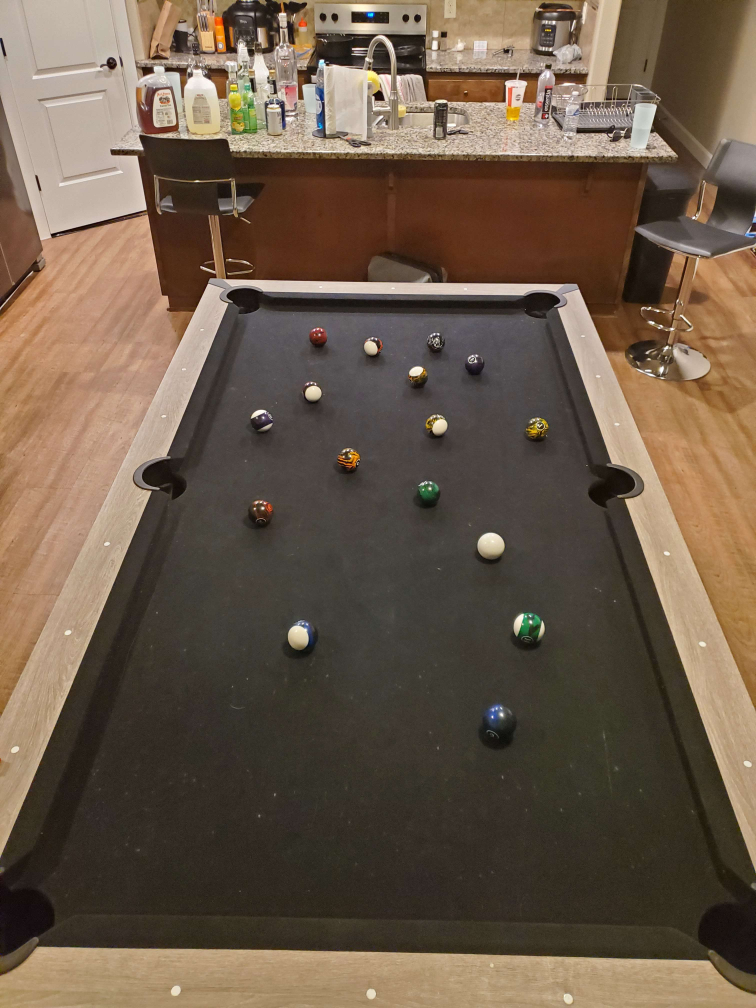
#> input picture 20250615_003443.jpg, 3024 x 4032 px (shown at 1/4 size)
$ python hsvtune.py
#> lines starting #> are read from the running program, lines starting #| are printed output that depends on the picture; after the words box and inside, x2 and y2 are one past the last pixel; in counts of white or black regions, pixels touching at a corner belong together
#> the answer given: 1
#> in create_hsv_tuner, img is the input picture: shape (4032, 3024, 3); mean B, G, R 73.6, 90.2, 107.5
import cv2
import numpy as np

def scaled_imshow(image, scale=1.0, window_name='Image', waitkey=10):
    """
    Display an image in a window with scaling.

    :param image: The image to display.
    :param scale: Scaling factor for the image.
    :param window_name: Name of the window where the image will be displayed.
    """
    if scale <= 0:
        raise ValueError("Scale must be a positive number.")

    # Resize the image
    height, width = image.shape[:2]
    new_size = (int(width * scale), int(height * scale))
    resized_image = cv2.resize(image, new_size)

    # Show the resized image
    cv2.imshow(window_name, resized_image)
    cv2.waitKey(waitkey)
def preprocess_image_for_lighting(img):
    """
    Apply various lighting correction techniques
    """
    # Method 1: Histogram Equalization
    lab = cv2.cvtColor(img, cv2.COLOR_BGR2LAB)
#> lab: shape (4032, 3024, 3); mean of channels 0, 1, 2 98.5, 132.6, 140.2
    lab[:,:,0] = cv2.equalizeHist(lab[:,:,0])  # Equalize L channel
#> lab: shape (4032, 3024, 3); mean of channels 0, 1, 2 128.6, 132.6, 140.2
    equalized = cv2.cvtColor(lab, cv2.COLOR_LAB2BGR)
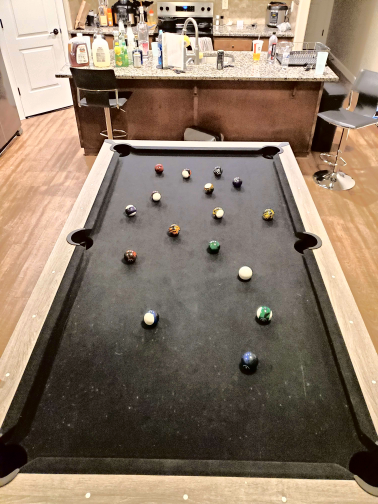
#> equalized: shape (4032, 3024, 3) (shown at 1/8 size); mean B, G, R 102.9, 120.4, 138.8

    # Method 2: CLAHE (Contrast Limited Adaptive Histogram Equalization)
    lab = cv2.cvtColor(img, cv2.COLOR_BGR2LAB)
    clahe = cv2.createCLAHE(clipLimit=2.0, tileGridSize=(16,16))
    lab[:,:,0] = clahe.apply(lab[:,:,0])
#> lab: shape (4032, 3024, 3); mean of channels 0, 1, 2 107.4, 132.6, 140.2
    clahe_result = cv2.cvtColor(lab, cv2.COLOR_LAB2BGR)
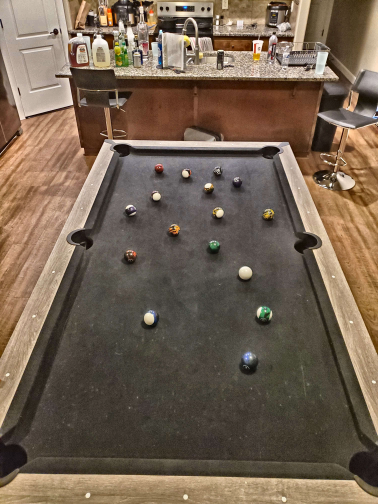
#> clahe_result: shape (4032, 3024, 3) (shown at 1/8 size); mean B, G, R 81.4, 98.3, 115.7

    # Method 3: Gaussian blur to reduce local variations
    blurred = cv2.GaussianBlur(img, (5, 5), 0)

    return equalized, clahe_result, blurred

def create_hsv_tuner(image_path):
    """
    Interactive HSV tuner with trackbars to find the perfect color range
    """
    # Load image
    img = cv2.imread(image_path)
    equalized, clahe_result, blurred = preprocess_image_for_lighting(img)
    img = clahe_result  # Use the CLAHE result for better lighting correction
    hsv = cv2.cvtColor(img, cv2.COLOR_BGR2HSV)
#> hsv: shape (4032, 3024, 3); mean H, S, V 21.3, 78.7, 115.9

    # Create window and trackbars
    cv2.namedWindow('HSV Tuner')
    cv2.namedWindow('Original')
    cv2.namedWindow('Mask')

    # Create trackbars for HSV ranges
    # Hue: 0-179 (OpenCV uses 0-179 instead of 0-359)
    cv2.createTrackbar('H Min', 'HSV Tuner', 40, 179, lambda x: None)
    cv2.createTrackbar('H Max', 'HSV Tuner', 80, 179, lambda x: None)

    # Saturation: 0-255
    cv2.createTrackbar('S Min', 'HSV Tuner', 20, 255, lambda x: None)
    cv2.createTrackbar('S Max', 'HSV Tuner', 255, 255, lambda x: None)

    # Value: 0-255
    cv2.createTrackbar('V Min', 'HSV Tuner', 20, 255, lambda x: None)
    cv2.createTrackbar('V Max', 'HSV Tuner', 100, 255, lambda x: None)

    print("HSV Color Tuning Guide:")
    print("=" * 50)
    print("HUE (H): Controls the color type")
    print("  0-10: Red")
    print("  10-25: Orange")
    print("  25-35: Yellow")
    print("  35-85: Green")
    print("  85-125: Blue")
    print("  125-165: Purple/Violet")
    print("  165-179: Pink/Magenta")
    print()
    print("SATURATION (S): Controls color intensity")
    print("  0: Grayscale (no color)")
    print("  255: Fully saturated (vivid color)")
    print()
    print("VALUE (V): Controls brightness")
    print("  0: Black")
    print("  255: Bright")
    print()
    print("Press 'q' to quit and print final values")
    print("Press 'r' to reset to defaults")

    while True:
        # Get trackbar values
        h_min = cv2.getTrackbarPos('H Min', 'HSV Tuner')
        h_max = cv2.getTrackbarPos('H Max', 'HSV Tuner')
        s_min = cv2.getTrackbarPos('S Min', 'HSV Tuner')
        s_max = cv2.getTrackbarPos('S Max', 'HSV Tuner')
        v_min = cv2.getTrackbarPos('V Min', 'HSV Tuner')
        v_max = cv2.getTrackbarPos('V Max', 'HSV Tuner')

        # Create HSV range
        lower = np.array([h_min, s_min, v_min])
        upper = np.array([h_max, s_max, v_max])

        # Create mask
        mask = cv2.inRange(hsv, lower, upper)
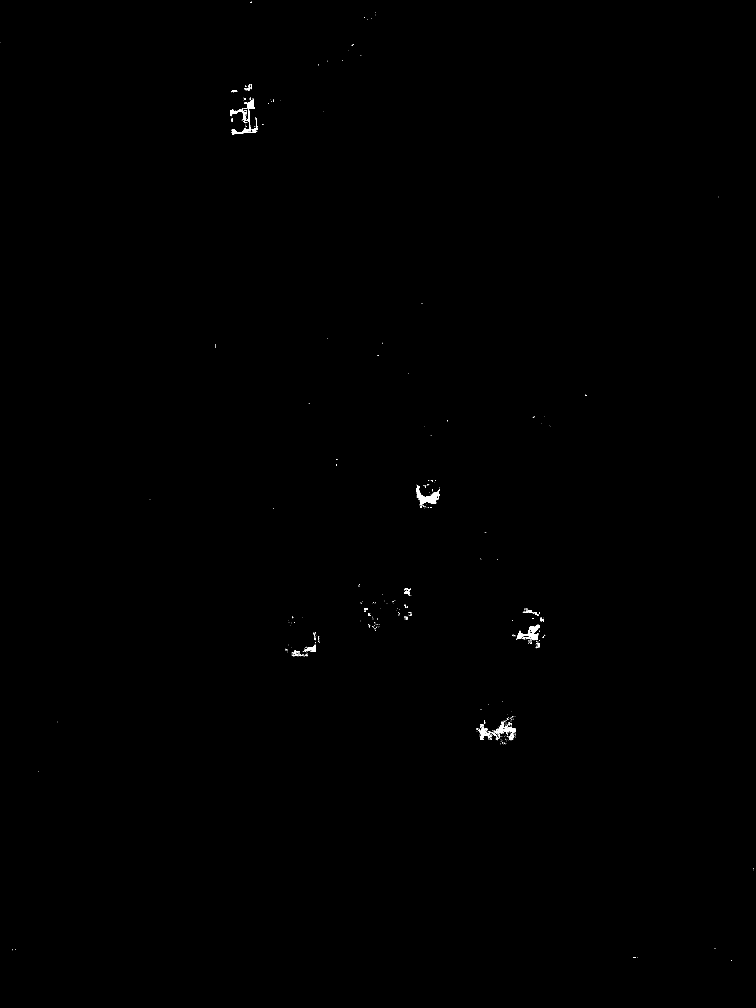
#> mask: shape (4032, 3024) (shown at 1/4 size); 0.11% white; 664 white regions (612 under 20 px), largest, box (x1, y1, x2, y2) and area: (1666, 1942, 1760, 2021) 2712, (2069, 2499, 2160, 2561) 2060, (927, 396, 1029, 538) 2032

        # Apply morphological operations to clean up
        kernel = np.ones((3,3), np.uint8)
        mask_clean = cv2.morphologyEx(mask, cv2.MORPH_OPEN, kernel)
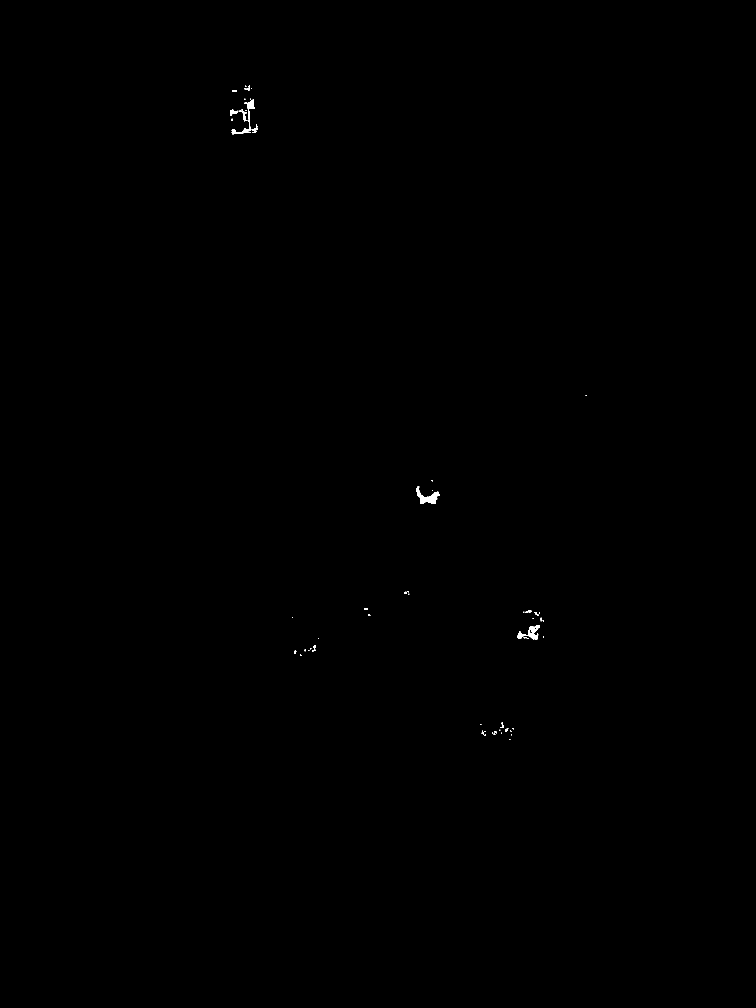
#> mask_clean: shape (4032, 3024) (shown at 1/4 size); 0.08% white; 73 white regions (37 under 20 px), largest, box (x1, y1, x2, y2) and area: (1666, 1946, 1759, 2016) 2522, (2070, 2500, 2159, 2559) 1948, (927, 506, 1005, 537) 839
        mask_clean = cv2.morphologyEx(mask_clean, cv2.MORPH_CLOSE, kernel)
#> mask_clean: shape (4032, 3024); 0.08% white; 61 white regions (28 under 20 px), largest, box (x1, y1, x2, y2) and area: (1666, 1946, 1759, 2016) 2566, (2070, 2500, 2159, 2559) 1970, (927, 398, 1020, 537) 1921

        # Show results
        scaled_imshow(img, scale=0.25, window_name='Original', waitkey=1)
#> in scaled_imshow, `resized_image = cv2.resize(image, new_size)`:
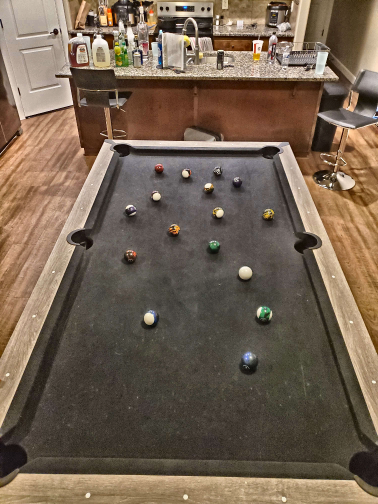
#> resized_image: shape (1008, 756, 3) (shown at 1/2 size); mean B, G, R 81.5, 98.4, 115.8
        scaled_imshow(mask_clean, scale=0.25, window_name='Mask', waitkey=1)
#> call 2 of scaled_imshow, with scale = 0.25, window_name = 'Mask', waitkey = 1
#> in scaled_imshow (call 2), `resized_image = cv2.resize(image, new_size)`:
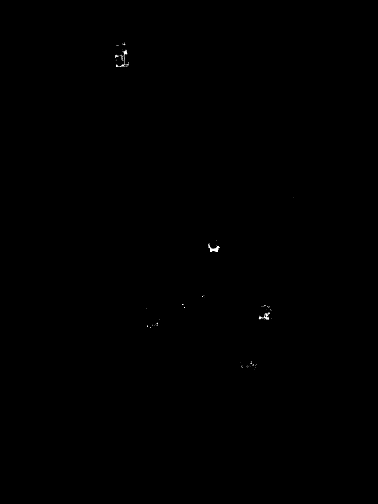
#> resized_image: shape (1008, 756) (shown at 1/2 size); min 0, max 255, mean 0.2

        # Show current values on the tuner window
        tuner_img = np.zeros((200, 400, 3), dtype=np.uint8)
        cv2.putText(tuner_img, f'H: {h_min}-{h_max}', (10, 30), cv2.FONT_HERSHEY_SIMPLEX, 0.6, (255,255,255), 1)
        cv2.putText(tuner_img, f'S: {s_min}-{s_max}', (10, 60), cv2.FONT_HERSHEY_SIMPLEX, 0.6, (255,255,255), 1)
        cv2.putText(tuner_img, f'V: {v_min}-{v_max}', (10, 90), cv2.FONT_HERSHEY_SIMPLEX, 0.6, (255,255,255), 1)
        cv2.putText(tuner_img, 'Press q to quit', (10, 130), cv2.FONT_HERSHEY_SIMPLEX, 0.5, (0,255,0), 1)
        cv2.putText(tuner_img, 'Press r to reset', (10, 150), cv2.FONT_HERSHEY_SIMPLEX, 0.5, (0,255,0), 1)
        cv2.imshow('HSV Tuner', tuner_img)
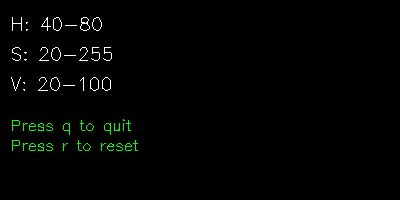
#> window 'HSV Tuner': shape (200, 400, 3); mean B, G, R 1.9, 3.4, 1.9

        key = cv2.waitKey(1) & 0xFF
#> (key q is pressed here)
        if key == ord('q'):
            print(f"\nFinal HSV Range:")
            print(f"lower_bound = np.array([{h_min}, {s_min}, {v_min}])")
            print(f"upper_bound = np.array([{h_max}, {s_max}, {v_max}])")
            break
        elif key == ord('r'):
            # Reset to defaults
            cv2.setTrackbarPos('H Min', 'HSV Tuner', 40)
            cv2.setTrackbarPos('H Max', 'HSV Tuner', 80)
            cv2.setTrackbarPos('S Min', 'HSV Tuner', 20)
            cv2.setTrackbarPos('S Max', 'HSV Tuner', 255)
            cv2.setTrackbarPos('V Min', 'HSV Tuner', 20)
            cv2.setTrackbarPos('V Max', 'HSV Tuner', 100)

    cv2.destroyAllWindows()

# [47 lines left out: function analyze_color_pixels, not called in this run]

# Usage examples
if __name__ == "__main__":
    image_path = '20250615_003443.jpg'  # Replace with your image path

    print("Choose tuning method:")
    print("1. Interactive HSV tuner with trackbars")
    print("2. Click analysis to sample HSV values")

    choice = input("Enter choice (1 or 2): ")

    if choice == "1":
        create_hsv_tuner(image_path)
    elif choice == "2":
        analyze_color_pixels(image_path)
    else:
        print("Invalid choice")

$ run again, with 20250615_003453.jpg copied over 20250615_003443.jpg
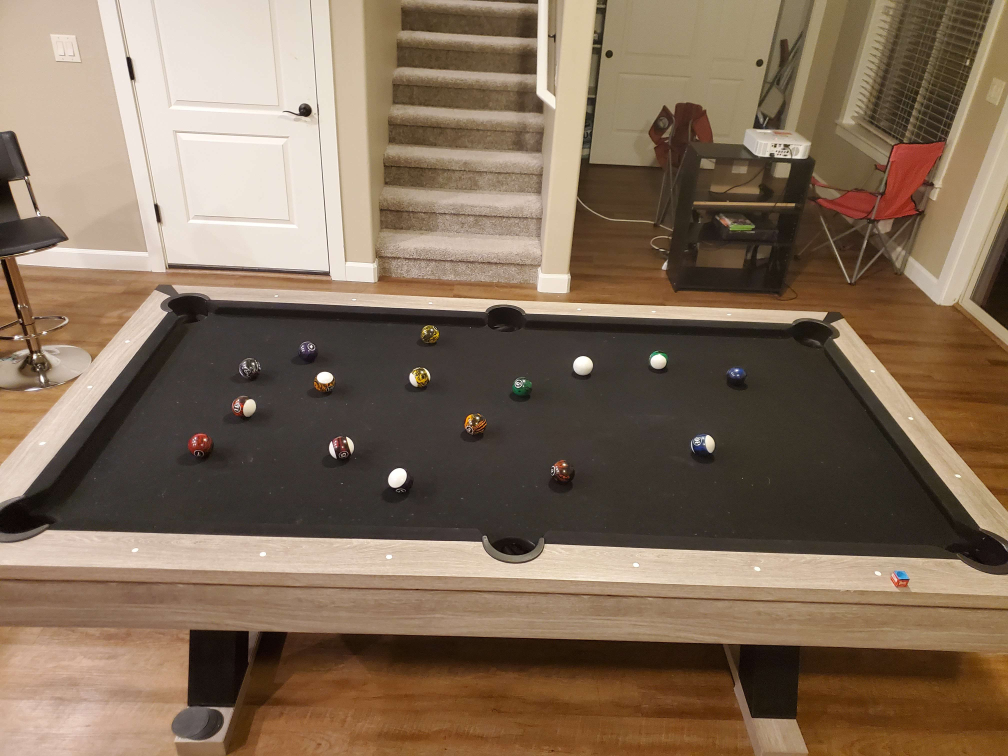
#> input picture 20250615_003453.jpg, 4032 x 3024 px (shown at 1/4 size)
#> in create_hsv_tuner, img is the input picture: shape (3024, 4032, 3); mean B, G, R 89.4, 109.2, 129.6
#> in preprocess_image_for_lighting, `equalized = cv2.cvtColor(lab, cv2.COLOR_LAB2BGR)`:
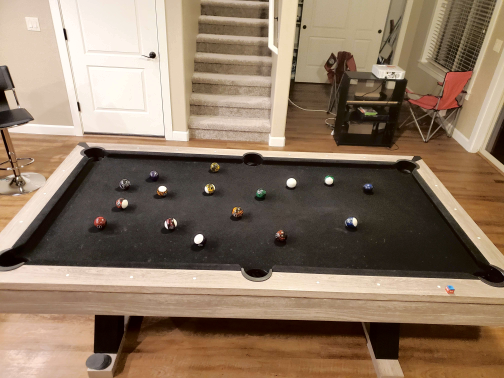
#> equalized: shape (3024, 4032, 3) (shown at 1/8 size); mean B, G, R 99.4, 119.5, 140.7
#> hsv: shape (3024, 4032, 3); mean H, S, V 15.2, 83.6, 137.7
#> mask: shape (3024, 4032); 0.02% white; 149 white regions (135 under 20 px), largest, box (x1, y1, x2, y2) and area: (2047, 1545, 2128, 1595) 1396, (2635, 1404, 2669, 1420) 95, (2666, 1439, 2674, 1460) 86
#> in scaled_imshow, `resized_image = cv2.resize(image, new_size)`:
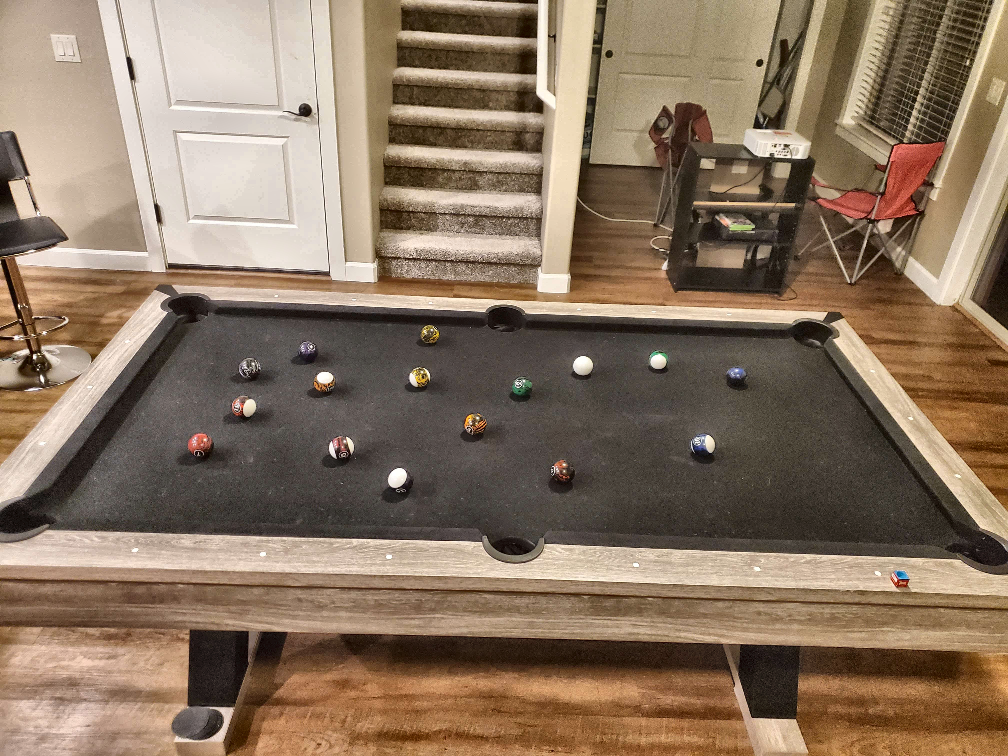
#> resized_image: shape (756, 1008, 3); mean B, G, R 96.8, 116.8, 137.8
#> resized_image: shape (756, 1008)

$ run again, with 20250615_003515.jpg copied over 20250615_003443.jpg
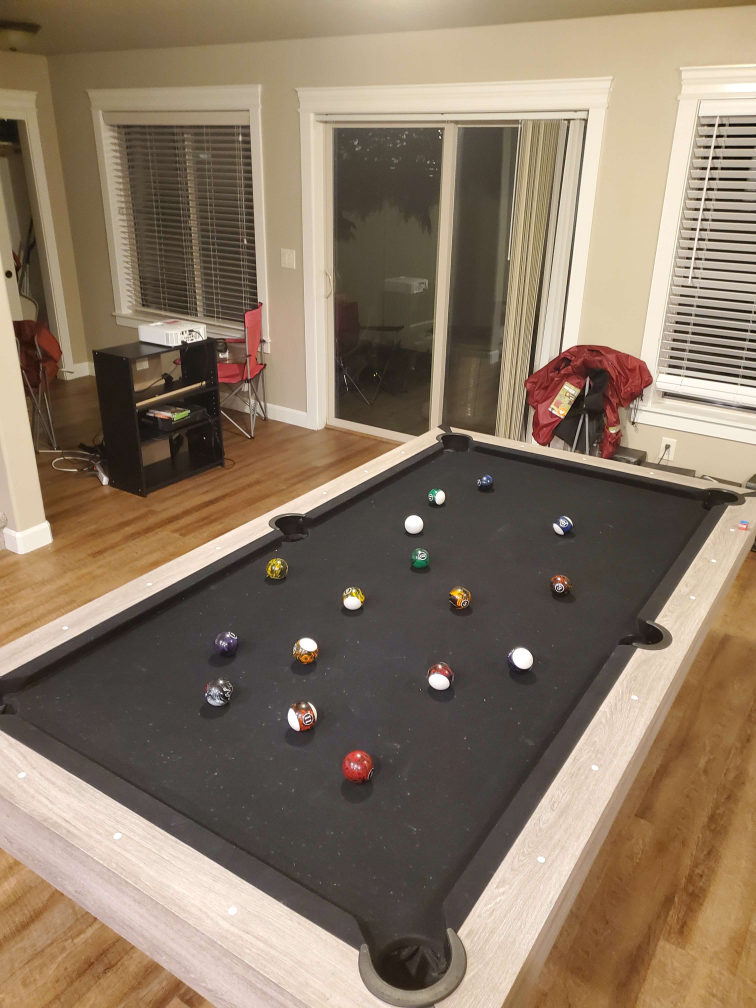
#> input picture 20250615_003515.jpg, 3024 x 4032 px (shown at 1/4 size)
#> in create_hsv_tuner, img is the input picture: shape (4032, 3024, 3); mean B, G, R 100, 119.3, 137.1
#> in preprocess_image_for_lighting, `equalized = cv2.cvtColor(lab, cv2.COLOR_LAB2BGR)`:
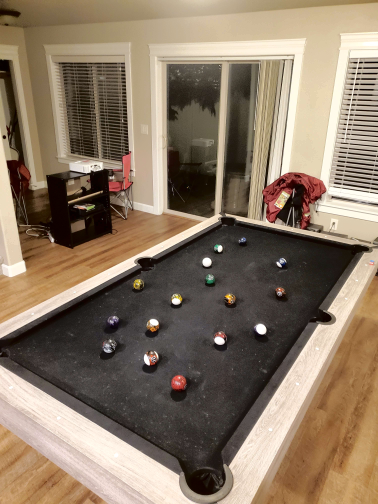
#> equalized: shape (4032, 3024, 3) (shown at 1/8 size); mean B, G, R 101, 120.5, 138.5
#> hsv: shape (4032, 3024, 3); mean H, S, V 18.4, 71.5, 138.1
#> mask: shape (4032, 3024); 0.02% white; 145 white regions (134 under 20 px), largest, box (x1, y1, x2, y2) and area: (1639, 2220, 1722, 2282) 1302, (1717, 2002, 1746, 2017) 236, (1694, 2219, 1710, 2243) 86
#> in scaled_imshow, `resized_image = cv2.resize(image, new_size)`:
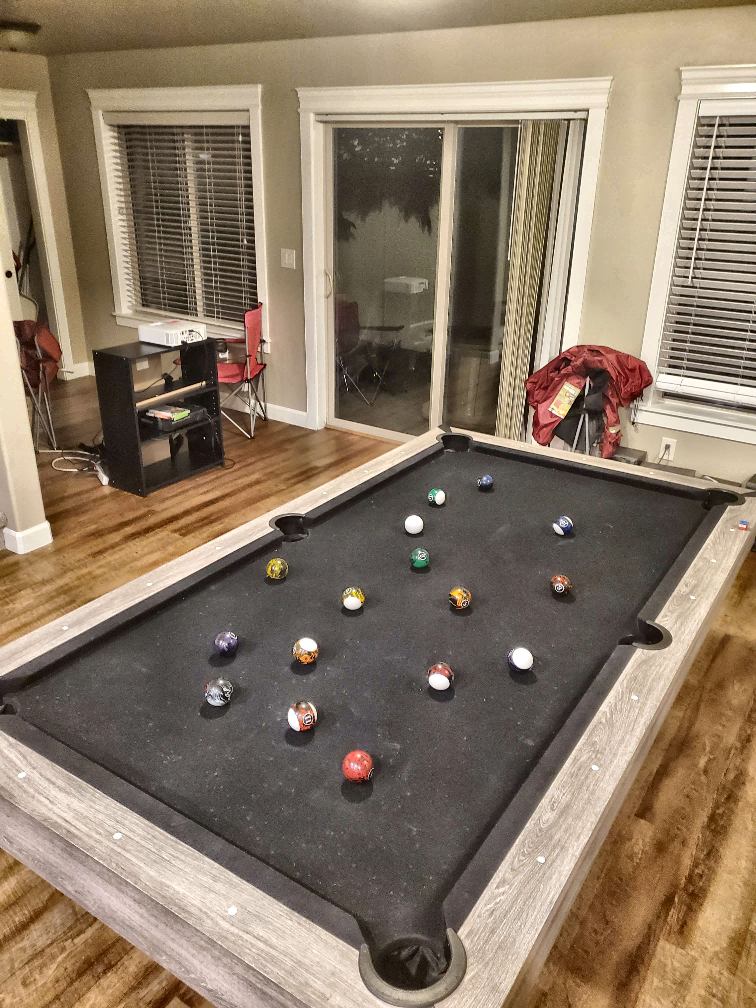
#> resized_image: shape (1008, 756, 3); mean B, G, R 101.2, 120.5, 138.2
#> resized_image: shape (1008, 756)
